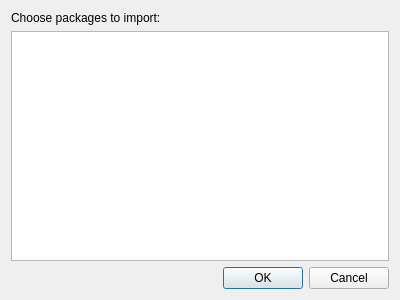
<?xml version="1.0" encoding="UTF-8"?>
<ui version="4.0">
 <class>Dialog</class>
 <widget class="QDialog" name="Dialog">
  <property name="geometry">
   <rect>
    <x>0</x>
    <y>0</y>
    <width>400</width>
    <height>300</height>
   </rect>
  </property>
  <property name="windowTitle">
   <string>Dialog</string>
  </property>
  <property name="windowIcon">
   <iconset>
    <normaloff>meegoIcon.ico</normaloff>meegoIcon.ico</iconset>
  </property>
  <property name="locale">
   <locale language="English" country="UnitedStates"/>
  </property>
  <layout class="QVBoxLayout" name="verticalLayout">
   <item>
    <widget class="QLabel" name="packagesLabel">
     <property name="text">
      <string>Choose packages to import:</string>
     </property>
    </widget>
   </item>
   <item>
    <widget class="QListWidget" name="packagesListWidget">
     <property name="selectionMode">
      <enum>QAbstractItemView::ExtendedSelection</enum>
     </property>
    </widget>
   </item>
   <item>
    <widget class="QDialogButtonBox" name="packagesButtonBox">
     <property name="orientation">
      <enum>Qt::Horizontal</enum>
     </property>
     <property name="standardButtons">
      <set>QDialogButtonBox::Cancel|QDialogButtonBox::Ok</set>
     </property>
    </widget>
   </item>
  </layout>
 </widget>
 <resources/>
 <connections>
  <connection>
   <sender>packagesButtonBox</sender>
   <signal>accepted()</signal>
   <receiver>Dialog</receiver>
   <slot>accept()</slot>
   <hints>
    <hint type="sourcelabel">
     <x>248</x>
     <y>254</y>
    </hint>
    <hint type="destinationlabel">
     <x>157</x>
     <y>274</y>
    </hint>
   </hints>
  </connection>
  <connection>
   <sender>packagesButtonBox</sender>
   <signal>rejected()</signal>
   <receiver>Dialog</receiver>
   <slot>reject()</slot>
   <hints>
    <hint type="sourcelabel">
     <x>316</x>
     <y>260</y>
    </hint>
    <hint type="destinationlabel">
     <x>286</x>
     <y>274</y>
    </hint>
   </hints>
  </connection>
 </connections>
</ui>
